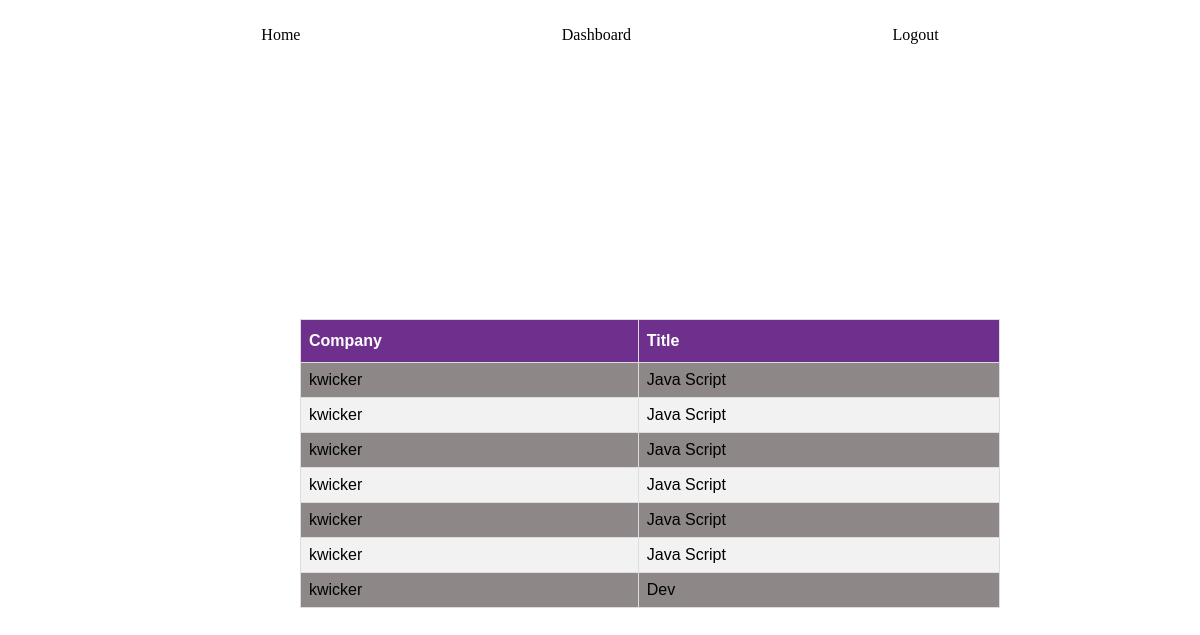
The page /user/ (signed in) on the database its author committed.
### app/models.py (models this page shows, shortened)
class Job(models.Model):
    company = models.ForeignKey(User, related_name="company", on_delete=models.CASCADE)
    company_description = models.TextField(blank=True, null=True)
    title = models.CharField(max_length=300)
    description = models.TextField()
    city = models.CharField(max_length=50)
    state = models.CharField(max_length=50)
    job_type = models.CharField(choices=JobType, max_length=9)
    salary = models.PositiveIntegerField()
    is_published = models.BooleanField(default=False)
    date_published = models.DateField()

### app/views.py (the view)
# urls.py: path("user/", userView, name="userdash"),
@login_required(login_url="login/")
def userView(request):
    applicant = Applicant.objects.filter(user=request.user)
    applications = []
    for each in applicant:
        applications.append(each.job)
    context = {"applications": applications}
    return render(request, "userdashboard.html", context)

### app/templates/userdashboard.html
{% extends "nav.html" %}
{%block extends%}
<div class = "body">
<h2 class = "dash-header"> User Dashboard </h2>
<h3 class = "dash-header"> Applications: </h3>
</div>
<table id="table">
        <tr>
          <th>Company</th>
          <th>Title</th>
        </tr>
        <tr>
                {%for listing in applications%}
                <tr>
                    <td> {{listing.company}}</td>
                    <td> {{listing.title}}</td>
                 </tr>
             {% endfor%}
        </tr>
{%endblock extends%}

### app/static/styles.css (style rules this page uses)
* { margin: 0; padding: 0; }
body { background: url("images/1337527.png") no-repeat; height: auto; }
#table { font-family: Arial, Helvetica, sans-serif; border-collapse: collapse; margin-left: 300px; margin-top: 100px; width: 700px; }
#table td, #table th { border: 1px solid #ddd; padding: 8px; }
#table tr:nth-child(even) { background-color: #f2f2f2; }
#table tr:nth-child(odd) { background-color: #8d8787; }
#table th { padding-top: 12px; padding-bottom: 12px; text-align: left; background-color: #6f2f8d; color: white; }
.dash-header { display: flex; justify-content: center; color: white; margin-top: 50px; }

### rows shown on the page
Job: company "kwicker", title "Java Script"
Job: company "kwicker", title "Dev"
